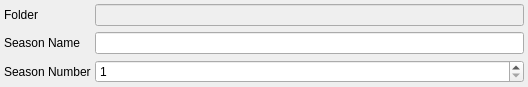
<?xml version="1.0" encoding="UTF-8"?>
<ui version="4.0">
 <class>Form</class>
 <widget class="QWidget" name="Form">
  <property name="geometry">
   <rect>
    <x>0</x>
    <y>0</y>
    <width>528</width>
    <height>80</height>
   </rect>
  </property>
  <property name="windowTitle">
   <string>Form</string>
  </property>
  <layout class="QGridLayout" name="gridLayout">
   <property name="horizontalSpacing">
    <number>4</number>
   </property>
   <property name="margin">
    <number>4</number>
   </property>
   <item row="0" column="0">
    <widget class="QLabel" name="label">
     <property name="sizePolicy">
      <sizepolicy hsizetype="Maximum" vsizetype="Preferred">
       <horstretch>0</horstretch>
       <verstretch>0</verstretch>
      </sizepolicy>
     </property>
     <property name="minimumSize">
      <size>
       <width>80</width>
       <height>0</height>
      </size>
     </property>
     <property name="maximumSize">
      <size>
       <width>80</width>
       <height>16777215</height>
      </size>
     </property>
     <property name="text">
      <string>Folder</string>
     </property>
    </widget>
   </item>
   <item row="0" column="1">
    <widget class="QLineEdit" name="folder_edit">
     <property name="enabled">
      <bool>false</bool>
     </property>
    </widget>
   </item>
   <item row="1" column="0">
    <widget class="QLabel" name="label_2">
     <property name="text">
      <string>Season Name</string>
     </property>
    </widget>
   </item>
   <item row="1" column="1">
    <widget class="QLineEdit" name="season_edit"/>
   </item>
   <item row="2" column="0">
    <widget class="QLabel" name="label_3">
     <property name="text">
      <string>Season Number</string>
     </property>
    </widget>
   </item>
   <item row="2" column="1">
    <widget class="QSpinBox" name="season_spin_box">
     <property name="minimum">
      <number>1</number>
     </property>
     <property name="maximum">
      <number>20</number>
     </property>
    </widget>
   </item>
  </layout>
 </widget>
 <resources/>
 <connections/>
</ui>
